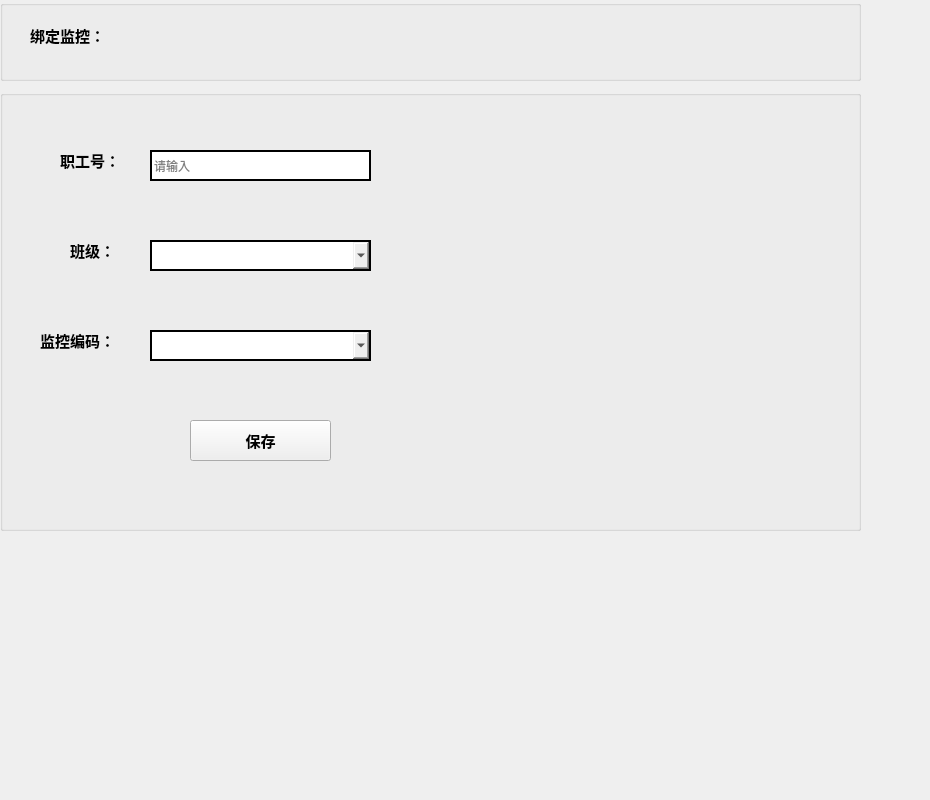
        <widget class="QWidget" name="page_5">
         <widget class="QWidget" name="widget_10" native="true">
          <property name="geometry">
           <rect>
            <x>-10</x>
            <y>-10</y>
            <width>921</width>
            <height>791</height>
           </rect>
          </property>
          <widget class="QGroupBox" name="groupBox_11">
           <property name="geometry">
            <rect>
             <x>10</x>
             <y>100</y>
             <width>861</width>
             <height>441</height>
            </rect>
           </property>
           <property name="title">
            <string/>
           </property>
           <widget class="QLabel" name="label_20">
            <property name="geometry">
             <rect>
              <x>60</x>
              <y>50</y>
              <width>71</width>
              <height>41</height>
             </rect>
            </property>
            <property name="font">
             <font>
              <pointsize>11</pointsize>
              <weight>75</weight>
              <bold>true</bold>
             </font>
            </property>
            <property name="text">
             <string>职工号：</string>
            </property>
           </widget>
           <widget class="QLineEdit" name="lineEdit_5">
            <property name="geometry">
             <rect>
              <x>150</x>
              <y>60</y>
              <width>221</width>
              <height>31</height>
             </rect>
            </property>
            <property name="styleSheet">
             <string notr="true">border:2px solid rgb(0,0,0)</string>
            </property>
            <property name="placeholderText">
             <string>请输入</string>
            </property>
           </widget>
           <widget class="QComboBox" name="comboBox_2">
            <property name="geometry">
             <rect>
              <x>150</x>
              <y>150</y>
              <width>221</width>
              <height>31</height>
             </rect>
            </property>
            <property name="font">
             <font>
              <pointsize>8</pointsize>
             </font>
            </property>
            <property name="styleSheet">
             <string notr="true">border:2px solid rgb(0,0,0)</string>
            </property>
            <property name="placeholderText">
             <string/>
            </property>
           </widget>
           <widget class="QLabel" name="label_21">
            <property name="geometry">
             <rect>
              <x>70</x>
              <y>150</y>
              <width>72</width>
              <height>21</height>
             </rect>
            </property>
            <property name="font">
             <font>
              <pointsize>11</pointsize>
              <weight>75</weight>
              <bold>true</bold>
             </font>
            </property>
            <property name="text">
             <string>班级：</string>
            </property>
           </widget>
           <widget class="QLabel" name="label_22">
            <property name="geometry">
             <rect>
              <x>40</x>
              <y>240</y>
              <width>91</width>
              <height>21</height>
             </rect>
            </property>
            <property name="font">
             <font>
              <pointsize>11</pointsize>
              <weight>75</weight>
              <bold>true</bold>
             </font>
            </property>
            <property name="text">
             <string>监控编码：</string>
            </property>
           </widget>
           <widget class="QComboBox" name="comboBox_3">
            <property name="geometry">
             <rect>
              <x>150</x>
              <y>240</y>
              <width>221</width>
              <height>31</height>
             </rect>
            </property>
            <property name="font">
             <font>
              <pointsize>8</pointsize>
             </font>
            </property>
            <property name="styleSheet">
             <string notr="true">border:2px solid rgb(0,0,0)</string>
            </property>
            <property name="placeholderText">
             <string/>
            </property>
           </widget>
           <widget class="QPushButton" name="pushButton_12">
            <property name="geometry">
             <rect>
              <x>190</x>
              <y>330</y>
              <width>141</width>
              <height>41</height>
             </rect>
            </property>
            <property name="font">
             <font>
              <pointsize>11</pointsize>
              <weight>75</weight>
              <bold>true</bold>
             </font>
            </property>
            <property name="styleSheet">
             <string notr="true"/>
            </property>
            <property name="text">
             <string>保存</string>
            </property>
           </widget>
          </widget>
          <widget class="QGroupBox" name="groupBox_14">
           <property name="geometry">
            <rect>
             <x>10</x>
             <y>10</y>
             <width>861</width>
             <height>81</height>
            </rect>
           </property>
           <property name="title">
            <string/>
           </property>
           <widget class="QLabel" name="label_19">
            <property name="geometry">
             <rect>
              <x>30</x>
              <y>20</y>
              <width>101</width>
              <height>31</height>
             </rect>
            </property>
            <property name="font">
             <font>
              <pointsize>11</pointsize>
              <weight>75</weight>
              <bold>true</bold>
             </font>
            </property>
            <property name="text">
             <string>绑定监控：</string>
            </property>
           </widget>
          </widget>
         </widget>
        </widget>
